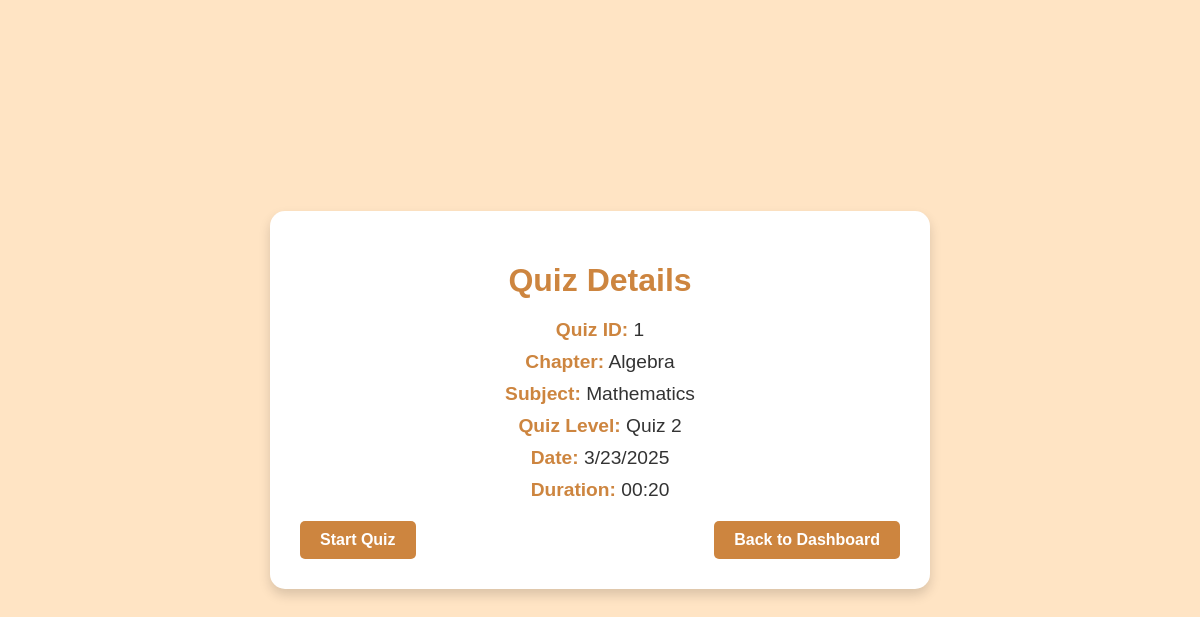
The app's page /view_quiz/1 (signed in) with its own data.
### models.py (models this page shows, shortened)
class Quiz(db.Model):
    __tablename__ = 'quiz'
    id = db.Column(db.Integer, primary_key=True, autoincrement=True)
    chapter_id = db.Column(db.Integer, db.ForeignKey('chapter.id'), nullable=False)
    subject_id = db.Column(db.Integer, db.ForeignKey('subject.id'), nullable=False)
    quiz_level_name = db.Column(db.String(50), nullable=False)
    date = db.Column(db.String(10), nullable=False)
    duration = db.Column(db.String(5), nullable=False)
    chapter = db.relationship('Chapter', back_populates='quizzes', lazy=True)
    @property
    def subject(self):
        return self.chapter.subject if self.chapter else None

class Chapter(db.Model):
    __tablename__ = 'chapter'
    id = db.Column(db.Integer, primary_key=True, autoincrement=True)
    name = db.Column(db.String(100), nullable=False)
    description = db.Column(db.Text, nullable=True)
    subject_id = db.Column(db.Integer, db.ForeignKey('subject.id'), nullable=False)
    max_questions = db.Column(db.Integer, nullable=False, default=0)  # Add this column
    questions = db.relationship('Question', backref='chapter', lazy=True, cascade="all, delete")
    quizzes = db.relationship('Quiz', back_populates='chapter', lazy=True, cascade="all, delete")
    scores = db.relationship('Score', backref='chapter', lazy=True)

class Subject(db.Model):
    __tablename__ = 'subject'
    id = db.Column(db.Integer, primary_key=True, autoincrement=True)
    name = db.Column(db.String(100), nullable=False)
    description = db.Column(db.Text, nullable=True)  # Add description column
    chapters = db.relationship('Chapter', backref='subject', lazy=True, cascade="all, delete")  # Add cascade delete for chapters

### app.py (the view)
@app.route('/view_quiz/<int:quiz_id>', methods=['GET'])
@login_required
def view_quiz(quiz_id):
    quiz = Quiz.query.get_or_404(quiz_id)
    return render_template('view_quiz.html', quiz=quiz)

### app.py (called while the page is built)
@app.after_request
def add_cache_control(response):
    response.headers["Cache-Control"] = "no-store, no-cache, must-revalidate, max-age=0"
    return response

@app.context_processor
def inject_now():
    return {'now': datetime.now}

@login_manager.user_loader
def load_user(user_id):
    return db.session.get(User, int(user_id))  # Use db.session.get() instead of User.query.get()

### templates/view_quiz.html (shortened to what this page needs)
<!DOCTYPE html>
<html lang="en">
<head>
    <link rel="stylesheet" href="{{ url_for('static', filename='css/view_quiz.css') }}">
</head>
<body class="view-quiz">
    <div class="quiz-container">
        <h1 class="quiz-title">Quiz Details</h1>
        <div class="quiz-details">
            <p><strong>Quiz ID:</strong> {{ quiz.id }}</p>
            <p><strong>Chapter:</strong> {{ quiz.chapter.name }}</p>
            <p><strong>Subject:</strong> {{ quiz.chapter.subject.name }}</p>
            <p><strong>Quiz Level:</strong> {{ quiz.quiz_level_name }}</p>
            <p><strong>Date:</strong> {{ quiz.date }}</p>
            <p><strong>Duration:</strong> {{ quiz.duration }}</p>
        </div>
        <div class="quiz-actions">
            <a href="{{ url_for('start_quiz', quiz_type=quiz.quiz_level_name, subject_id=quiz.subject_id, chapter_id=quiz.chapter_id) }}" class="button-link">Start Quiz</a>
            <a href="{{ url_for('user_dashboard') }}" class="button-link">Back to Dashboard</a>
        </div>
    </div>
</body>
</html>

### static/css/view_quiz.css (style rules this page uses)
body.view-quiz { margin: 0; padding: 0; font-family: 'Arial', sans-serif; background-color: #FFE4C4; color: #000000; display: flex; justify-content: center; align-items: center; height: 100vh; }
.quiz-container { background-color: #ffffff; padding: 30px; border-radius: 15px; box-shadow: 0 6px 12px rgba(0, 0, 0, 0.15); width: 90%; max-width: 600px; text-align: center; }
.quiz-title { font-size: 2rem; font-weight: bold; color: #CD853F; margin-bottom: 20px; }
.quiz-details p { font-size: 1.2rem; margin: 10px 0; color: #333333; }
.quiz-details strong { color: #CD853F; }
.quiz-actions { margin-top: 20px; display: flex; justify-content: space-between; gap: 10px; }
.button-link { display: inline-block; padding: 10px 20px; background-color: #CD853F; color: #ffffff; text-decoration: none; font-weight: bold; border-radius: 5px; transition: background-color 0.3s ease; }

### records on screen
Quiz: id "1", quiz_level_name "Quiz 2", date "3/23/2025", duration "00:20"
Chapter: chapter.name "Algebra"
Subject: chapter.subject.name "Mathematics"
